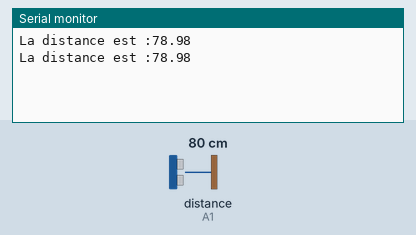
This sketch was run on a simulated Arduino Uno, built with avr-gcc and run on an emulated ATmega328P. On the bench: the last lines printed to the serial monitor. Wiring (inferred from the names in the program): ultrasonic range finder: trigger A2; echo A1. Inputs (shaded band) come from the test bench; at power-on: distance to the obstacle (sensor on A1) 80 cm. The echo pulse lasts 58.3 µs per cm.

Above: at 2.8 s.
2.9 s: distance to the obstacle (sensor on A1) set to 2 cm
At 5.1 s:
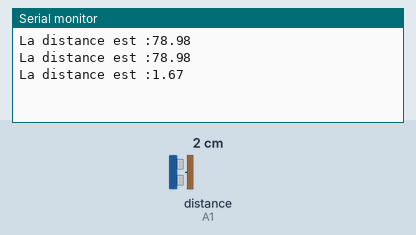
5.6 s: distance to the obstacle (sensor on A1) set to 4 cm
At 6.6 s:
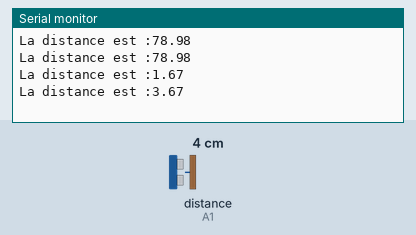
Timing chart, 0 to 8.6 s (numbered marks = the images above; inputs shaded):
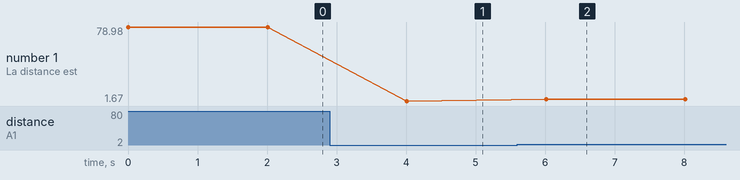

The sketch:

test_ultrasonic_sensor.ino
```cpp
// Pins
const int trig = A2;
const int echo = A1;

void setup(){
  pinMode(trig, OUTPUT);
  digitalWrite(echo, LOW);
  Serial.begin(9600);
}

void loop(){
  distance();
  delay(2000);
}

void distance(){
  digitalWrite(trig,HIGH);
  delayMicroseconds(10);
  digitalWrite(trig,LOW);
  int duree = pulseIn(echo,HIGH);
  float dist = 0.034*duree/2;
  Serial.print("La distance est :");
  Serial.print(dist);
  Serial.print("\n");
}
```

Measured:
- after the input at 2.9 s, the serial monitor: prints a new line after 1.1 s (image 1)
- after the input at 5.6 s, the serial monitor: prints a new line after 0.41 s (image 2)
- plotted number 1: 78.98 → 1.67 after the input at 2.9 s, 1.67 → 3.67 after the input at 5.6 s
